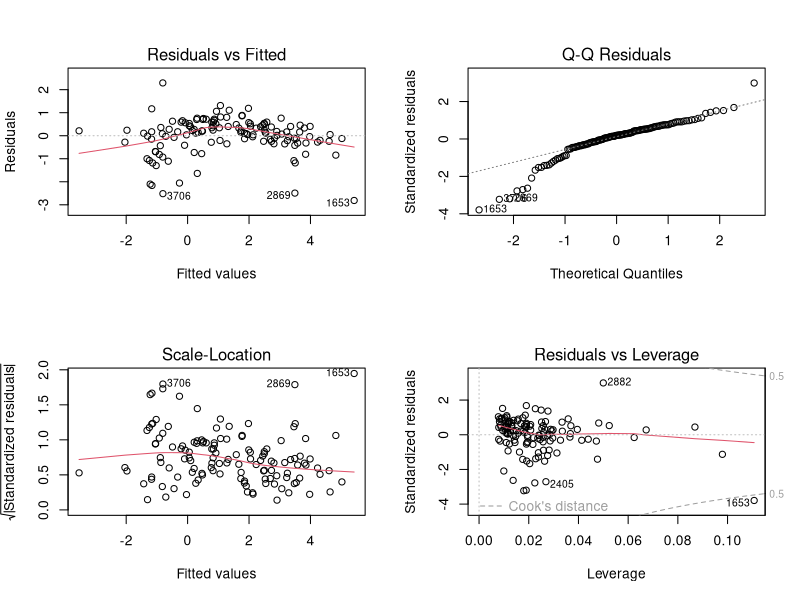
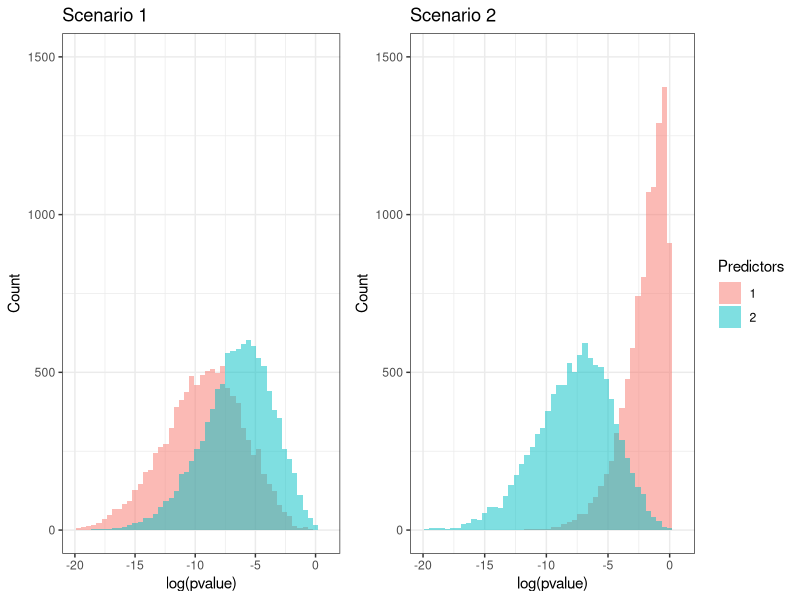

Recreate these plots in R, in order.
## ---- chunk 1
list.of.packages <- c("ggplot2", "gridExtra", "MASS", "reshape2", "dplyr")
new.packages <- list.of.packages[!(list.of.packages %in% installed.packages()[,"Package"])]
if(length(new.packages)) install.packages(new.packages)

library(ggplot2)
library(gridExtra)
library(MASS)
library(reshape2)
library(dplyr)
## ---- chunk 2
# Read in the data
countries <- read.csv("data/country_stats.csv", check.names = F)
countries_2010 <- countries[countries$Year == 2010,]
## ---- chunk 3
lm1 <- lm(log2(`Emissions per capita (metric tons of carbon dioxide)`) ~ log2(`Supply per capita (gigajoules)`) + 
            log2(`Tourist/visitor arrivals (thousands)`), 
          countries_2010[countries_2010$`Emissions per capita (metric tons of carbon dioxide)` > 0,])

summary(lm1)
## ---- chunk 4
par(mfrow=c(2,2))
plot(lm1)
## ---- chunk 5
round(predict(lm1, newdata=countries_2010[countries_2010$Country=="Uganda",], 
        interval = c("confidence"), level = 0.90), 3)
round(predict(lm1, newdata=countries_2010[countries_2010$Country=="Uganda",], 
        interval = c("prediction"), level = 0.90), 3)
## ---- chunk 6
countries <- read.csv("data/country_stats.csv", check.names = F)
countries_2010 <- countries[countries$Year == 2010,]

countries_2010 <- rename(countries_2010, Emissions = `Emissions per capita (metric tons of carbon dioxide)`,
       `Tourists` = `Tourist/visitor arrivals (thousands)`,
       `Energy supply` = `Supply per capita (gigajoules)`,)

lm1 <- lm(log2(`Emissions`) ~ log2(`Energy supply`), 
          countries_2010[countries_2010$`Emissions` > 0,])

summary(lm1)$coefficients

lm2 <- lm(log2(`Emissions`) ~ log2(`Tourists`), 
          countries_2010[countries_2010$`Emissions` > 0,])

summary(lm2)$coefficients

lm3 <- lm(log2(`Emissions`) ~ log2(`Energy supply`) + 
            log2(`Tourists`), 
          countries_2010[countries_2010$`Emissions` > 0,])

summary(lm3)$coefficients

lm3_vcov <- vcov(lm3)
cormat <- t(t(lm3_vcov/sqrt(diag(lm3_vcov))) / sqrt(diag(lm3_vcov)))
round(cormat, 3)
## ---- chunk 7
set.seed(139)

nsims = 10000
n = 20
beta_1 = 2
beta_2 = 2
sigma = 2

# Correlation matrix for Xs
Sigma = cbind(c(1, 0.5), c(0.5, 1))

# Model with predictors for only X_1
pvals_single = vector(length = nsims)
for (i in 1:nsims) {
  x = mvrnorm(n = n, rep(0, 2), Sigma)
  y = x %*% c(beta_1, beta_2) + rnorm(n, 0, sigma)
  pvals_single[i] = summary(lm(y ~ x[,1]))$coefficients[2, 4]
}

# Model with predictors for X_1 and X_2
pvals_double = vector(length = nsims)
for (i in 1:nsims) {
  x = mvrnorm(n = n, rep(0, 2), Sigma)
  y = x %*% c(beta_1, beta_2) + rnorm(n, 0, sigma)
  pvals_double[i] = summary(lm(y ~ x))$coefficients[2, 4]
}

out_data = data.frame(predictors = as.factor(c(rep(1, nsims), rep(2, nsims))), pvalue = c(pvals_single, pvals_double))

plot1 <- ggplot(out_data, aes(x = log(pvalue), fill = predictors)) + 
  geom_histogram(alpha=0.5, position="identity", bins=50) + 
  theme_bw() + 
  labs(fill="Predictors") + 
  ylab("Count") + 
  ggtitle("Scenario 1") + 
  theme(legend.position = "none") + 
  xlim(c(-20, 1)) + 
  ylim(c(0, 1500))

# Notice the very large variance of X_2
Sigma = cbind(c(1, 0), c(0, 10))

# Model with X_1 as the only predictor
pvals_single = vector(length = nsims)
for (i in 1:nsims) {
  x = mvrnorm(n = n, rep(0, 2), Sigma)
  y = x %*% c(beta_1, beta_2) + rnorm(n, 0, sigma)
  pvals_single[i] = summary(lm(y ~ x[,1]))$coefficients[2, 4]
}

# Model with both X_1 and X_2 as predictors
pvals_double = vector(length = nsims)
for (i in 1:nsims) {
  x = mvrnorm(n = n, rep(0, 2), Sigma)
  y = x %*% c(beta_1, beta_2) + rnorm(n, 0, sigma)
  pvals_double[i] = summary(lm(y ~ x))$coefficients[2, 4]
}

out_data = data.frame(predictors = as.factor(c(rep(1, nsims), rep(2, nsims))), pvalue = c(pvals_single, pvals_double))

plot2 <- ggplot(out_data, aes(x = log(pvalue), fill = predictors)) + 
  geom_histogram(alpha=0.5, position="identity", bins = 50) + 
  theme_bw() + 
  labs(fill="Predictors") + 
  ylab("Count") + 
  ggtitle("Scenario 2") + 
  xlim(c(-20, 1)) + 
  ylim(c(0, 1500))

grid.arrange(plot1, plot2, ncol=2, widths=c(1,1.3))
## ---- chunk 8
contrast.test <- function(fit_lm, vec1, vec2) { # Takes named vector but uses the given order
  beta.hat = coef(fit_lm)
  C = vec1 - vec2
  t.stat = C %*% beta.hat/sqrt(t(C) %*% vcov(fit_lm) %*% C)
  p.value = 2*(pt(abs(t.stat),df=fit_lm$df.residual, lower.tail = F))
  return (c("t.stat" = t.stat, "p.value" = p.value, "df" = fit_lm$df.residual))
}

c("(Intercept)" = 1, log2(unlist(countries_2010[countries_2010$Country == "Seychelles", 
                                      c("Energy supply", "Tourists")]))) - 
  c("(Intercept)" = 1, log2(unlist(countries_2010[countries_2010$Country == "Madagascar", 
                                        c("Energy supply", "Tourists")])))

contrast.test(lm3, c("(Intercept)" = 1, log2(unlist(countries_2010[countries_2010$Country == "Seychelles", 
                                                         c("Energy supply", "Tourists")]))),
              c("(Intercept)" = 1, log2(unlist(countries_2010[countries_2010$Country == "Madagascar", 
                                                    c("Energy supply", "Tourists")]))))
## ---- chunk 9
# Make sure single predictor case collapses to t-test
contrast.test(lm3, c("(Intercept)" = 0, "Energy supply" = 1, "Tourists" = 0),
              c("(Intercept)" = 0, "Energy supply" = 0, "Tourists" = 0))
summary(lm3)$coefficients

# Make sure categorical predictor collapses to paired t-test
countries_2010$is_africa <- grepl("Africa", countries_2010$Region)

lm4 <- lm(log2(`Emissions`) ~ is_africa, 
          countries_2010[countries_2010$`Emissions` > 0,])

contrast.test(lm4, c("(Intercept)" = 1, "is_africaTRUE" = 1),
              c("(Intercept)" = 1, "is_africaTRUE" = 0))
t.test(log2(`Emissions`) ~ is_africa, countries_2010[countries_2010$`Emissions` > 0,], var.equal=T)
